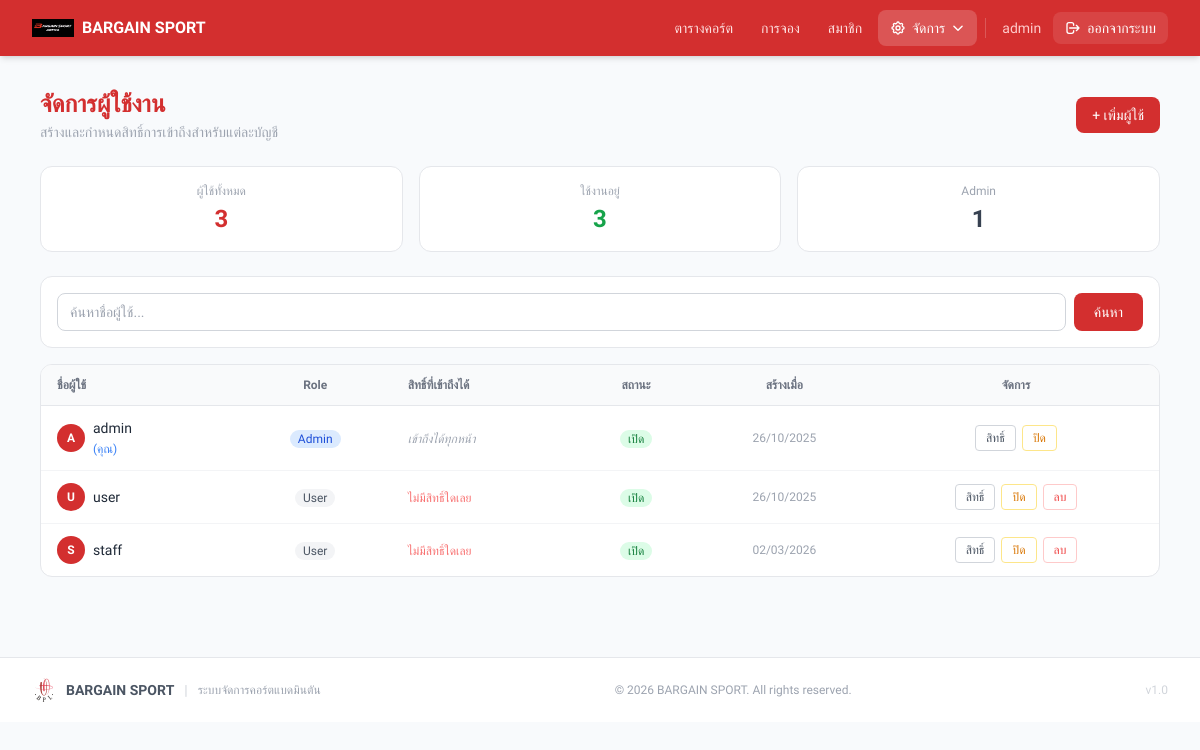
/admin/users.php (signed in), run on the app's committed database.
### tables this page shows
CREATE TABLE `users` (
  `id` int NOT NULL,
  `username` varchar(50) NOT NULL,
  `password_hash` varchar(255) NOT NULL,
  `role` enum('admin','user') NOT NULL DEFAULT 'user',
  `permissions` json DEFAULT NULL,
  `active` tinyint(1) NOT NULL DEFAULT '1',
  `created_at` timestamp NOT NULL DEFAULT CURRENT_TIMESTAMP
);

### admin/users.php (the view, shortened to what this page needs)
<?php
require_once __DIR__ . '/../config/db.php';
$ALL_PAGES = [
  'timetable'          => 'ตารางคอร์ต',
  'bookings'           => 'การจอง (ดู/สร้าง/เลื่อน/ยกเลิก)',
  'members'            => 'ค้นหา/จัดการสมาชิก',
  'courts'             => 'จัดการคอร์ต',
  'yoga_classes'       => 'คลาสโยคะ',
  'yoga_packages'      => 'แพ็กเกจโยคะ',
  'badminton_packages' => 'แพ็กเกจแบดมินตัน',
  'promotions'         => 'โปรโมชั่น',
  'pricing'            => 'ตั้งราคา',
  'reports'            => 'รายงาน Excel',
  'users'              => 'จัดการผู้ใช้งาน',
];
$search = trim($_GET['search'] ?? '');
$where = ['1=1'];
$params = [];
$users = $pdo->prepare("SELECT * FROM users WHERE " . implode(' AND ', $where) . " ORDER BY id ASC");
$users->execute($params);
$users = $users->fetchAll();
$stats = $pdo->query("SELECT COUNT(*) total, SUM(active) act, SUM(role='admin') adm FROM users")->fetch();
?>
<!doctype html>
<html lang="th">
<head>
  <script src="https://cdn.tailwindcss.com"></script>
</head>
<body style="background:#f8fafc;" class="min-h-screen">
  <?php include __DIR__ . '/../includes/header.php'; ?>
  <div class="max-w-6xl mx-auto px-4 py-8">
    <div class="flex items-center justify-between mb-6">
      <div>
        <h1 class="text-2xl font-bold" style="color:#D32F2F;">จัดการผู้ใช้งาน</h1>
        <p class="text-gray-400 text-sm mt-0.5">สร้างและกำหนดสิทธิ์การเข้าถึงสำหรับแต่ละบัญชี</p>
      </div>
      <button onclick="document.getElementById('addModal').classList.remove('hidden')"
        class="px-4 py-2 text-sm text-white font-medium rounded-lg hover:opacity-90 transition-opacity"
        style="background:#D32F2F;">+ เพิ่มผู้ใช้</button>
    </div>
    <div class="grid grid-cols-3 gap-4 mb-6">
      <div class="bg-white rounded-xl border border-gray-200 p-4 text-center">
        <p class="text-xs text-gray-400 mb-1">ผู้ใช้ทั้งหมด</p>
        <p class="text-2xl font-bold" style="color:#D32F2F;"><?= $stats['total'] ?></p>
      </div>
      <div class="bg-white rounded-xl border border-gray-200 p-4 text-center">
        <p class="text-xs text-gray-400 mb-1">ใช้งานอยู่</p>
        <p class="text-2xl font-bold text-green-600"><?= $stats['act'] ?></p>
      </div>
      <div class="bg-white rounded-xl border border-gray-200 p-4 text-center">
        <p class="text-xs text-gray-400 mb-1">Admin</p>
        <p class="text-2xl font-bold text-gray-700"><?= $stats['adm'] ?></p>
      </div>
    </div>
    <div class="bg-white rounded-xl border border-gray-200 p-4 mb-4">
      <form method="get" class="flex gap-2">
        <input type="text" name="search" value="<?= htmlspecialchars($search) ?>" placeholder="ค้นหาชื่อผู้ใช้..."
          class="flex-1 px-3 py-2 border border-gray-300 rounded-lg text-sm outline-none focus:border-blue-400">
        <button type="submit" class="px-5 py-2 text-sm text-white rounded-lg" style="background:#D32F2F;">ค้นหา</button>
      </form>
    </div>
    <div class="bg-white rounded-xl border border-gray-200 overflow-hidden">
      <table class="w-full text-sm">
        <thead class="bg-gray-50 border-b border-gray-200">
          <tr>
            <th class="px-4 py-3 text-left text-xs font-semibold text-gray-500">ชื่อผู้ใช้</th>
            <th class="px-4 py-3 text-center text-xs font-semibold text-gray-500">Role</th>
            <th class="px-4 py-3 text-left text-xs font-semibold text-gray-500">สิทธิ์ที่เข้าถึงได้</th>
            <th class="px-4 py-3 text-center text-xs font-semibold text-gray-500">สถานะ</th>
            <th class="px-4 py-3 text-center text-xs font-semibold text-gray-500">สร้างเมื่อ</th>
            <th class="px-4 py-3 text-center text-xs font-semibold text-gray-500">จัดการ</th>
          </tr>
        </thead>
        <tbody class="divide-y divide-gray-100">
          <?php foreach ($users as $u):
            $perms = $u['role'] === 'admin' ? array_keys($ALL_PAGES) : (json_decode($u['permissions'] ?? '[]', true) ?: []);
            $isSelf = (int) $u['id'] === (int) ($_SESSION['user']['id'] ?? 0);
            ?>
            <tr class="hover:bg-gray-50 <?= !$u['active'] ? 'opacity-60' : '' ?>">
              <td class="px-4 py-3">
                <div class="flex items-center gap-2">
                  <div
                    class="w-7 h-7 rounded-full flex items-center justify-center text-white text-xs font-semibold shrink-0"
                    style="background:#D32F2F;"><?= strtoupper(mb_substr($u['username'], 0, 1)) ?></div>
                  <div>
                    <p class="font-medium text-gray-800"><?= htmlspecialchars($u['username']) ?></p>
                    <?php if ($isSelf): ?><span class="text-xs text-blue-500">(คุณ)</span><?php endif; ?>
                  </div>
                </div>
              </td>
              <td class="px-4 py-3 text-center">
                <?php if ($u['role'] === 'admin'): ?>
                  <span class="text-xs px-2 py-0.5 rounded-full bg-blue-100 text-blue-700 font-medium">Admin</span>
                <?php else: ?>
                  <span class="text-xs px-2 py-0.5 rounded-full bg-gray-100 text-gray-600">User</span>
                <?php endif; ?>
              </td>
              <td class="px-4 py-3 max-w-xs">
                <?php if ($u['role'] === 'admin'): ?>
                  <span class="text-xs text-gray-400 italic">เข้าถึงได้ทุกหน้า</span>
                <?php elseif (empty($perms)): ?>
                  <span class="text-xs text-red-400">ไม่มีสิทธิ์ใดเลย</span>
                <?php endif; ?>
              </td>
              <td class="px-4 py-3 text-center">
                <span
                  class="text-xs px-2 py-0.5 rounded-full <?= $u['active'] ? 'bg-green-100 text-green-700' : 'bg-red-50 text-red-500' ?>">
                  <?= $u['active'] ? 'เปิด' : 'ปิด' ?>
                </span>
              </td>
              <td class="px-4 py-3 text-center text-xs text-gray-400">
                <?= date('d/m/Y', strtotime($u['created_at'])) ?>
              </td>
              <td class="px-4 py-3 text-center">
                <div class="flex items-center justify-center gap-1.5">
                  <button onclick="openEdit(<?= htmlspecialchars(json_encode([
                    'id' => $u['id'],
                    'username' => $u['username'],
                    'role' => $u['role'],
                    'perms' => $perms,
                  ], JSON_UNESCAPED_UNICODE), ENT_QUOTES) ?>)"
                    class="px-2.5 py-1 text-xs border border-gray-300 rounded text-gray-600 hover:bg-gray-50 transition-colors">
                    สิทธิ์
                  </button>
                  <a href="?toggle=<?= $u['id'] ?>"
                    class="px-2.5 py-1 text-xs border rounded transition-colors <?= $u['active'] ? 'border-amber-200 text-amber-600 hover:bg-amber-50' : 'border-green-200 text-green-600 hover:bg-green-50' ?>">
                    <?= $u['active'] ? 'ปิด' : 'เปิด' ?>
                  </a>
                  <?php if (!$isSelf): ?>
                    <button type="button"
                      onclick="swalDelete('?delete=<?= $u['id'] ?>', '<?= htmlspecialchars($u['username'], ENT_QUOTES) ?>')"
                      class="px-2.5 py-1 text-xs border border-red-200 text-red-500 rounded hover:bg-red-50 transition-colors">
                      ลบ
                    </button>
                  <?php endif; ?>
                </div>
              </td>
            </tr>
          <?php endforeach; ?>
        </tbody>
      </table>
    </div>
  </div>
  <?php include __DIR__ . '/../includes/footer.php'; ?>
</body>
</html>

### admin/users.php (style rules this page uses)
* { font-family: 'Prompt', sans-serif !important; }

### includes/header.php (style rules this page uses)
* { font-family: 'Prompt', sans-serif !important; }

### data on the page
users: username "A", username "admin", shows "(คุณ)", role "Admin", active "เปิด", created_at "26/10/2025"
users: username "U", username "user", role "User", active "เปิด", created_at "26/10/2025"
users: username "S", username "staff", role "User", active "เปิด", created_at "02/03/2026"

### other printed values
$_siteName "BARGAIN SPORT"
$_username "admin"
$stats['total'] "3"
$stats['act'] "3"
$stats['adm'] "1"
